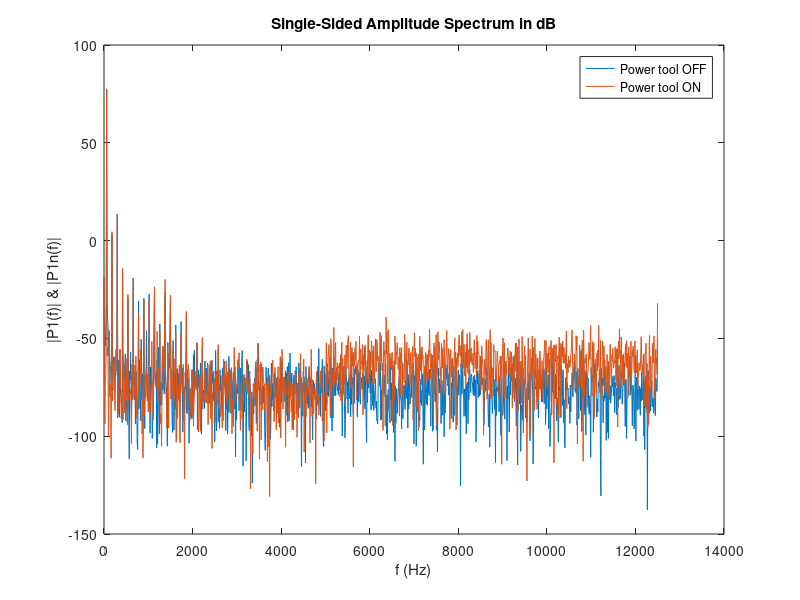
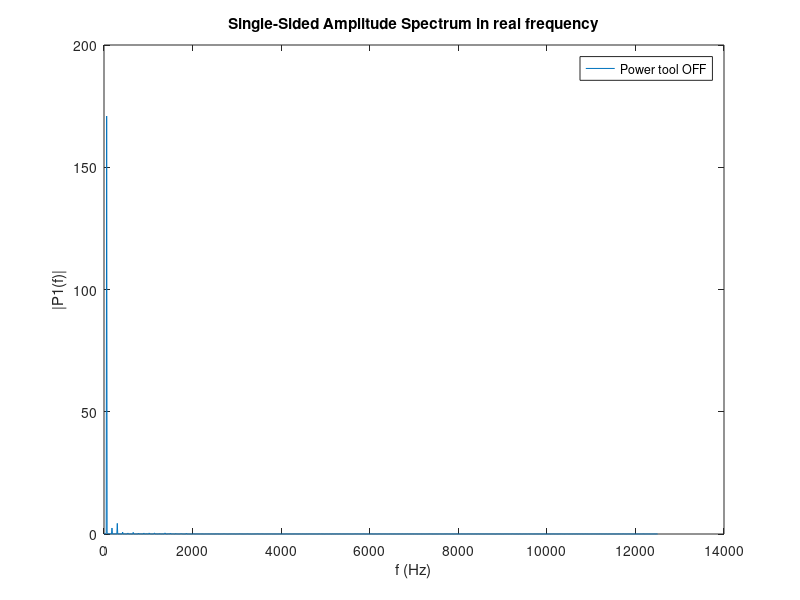

MATLAB code to generate these figures, in order: (Note: this script raises an error after producing the figures.)
close all
clear all
clc


load("ACsig.mat");


%plot signal in dB domain for observation

Fs = 25000;           % Sampling frequency                    
T = 1/Fs;             % Sampling period       
L = 2500;             % Length of signal in samples index


Y = fft(x);
P2 = 20*log10(abs(Y/L));  %y-axis in dB
P1 = P2(1:L/2+1);
P1(2:end-1) = 2*P1(2:end-1);


Yn = fft(xn);
P2n = 20*log10(abs(Yn/L));  %y-axis in dB
P1n = P2n(1:L/2+1);
P1n(2:end-1) = 2*P1n(2:end-1);


figure;
f = Fs*(0:(L/2))/L;
plot(f,P1,f,P1n);
title('Single-Sided Amplitude Spectrum in dB');
xlabel('f (Hz)');
ylabel('|P1(f)| & |P1n(f)|');
legend('Power tool OFF','Power tool ON');


%plot signal in frequency y-axis Hz value for finding dominant real freq

Y_freq = fft(x);
P2_freq = abs(Y_freq/L);  
P1_freq = P2_freq(1:L/2+1);
P1_freq(2:end-1) = 2*P1_freq(2:end-1);


figure;
plot(f,P1_freq);
title('Single-Sided Amplitude Spectrum in real frequency');
xlabel('f (Hz)');
ylabel('|P1(f)|');
legend('Power tool OFF');


% filtered signals

P1f = lowpass(P1,60,25000);
P1nf = lowpass(P1n,60,25000);


figure;
plot(f,P1f,f,P1nf);
title('Filtered Single-Sided Amplitude Spectrum');
xlabel('f (Hz)');
ylabel('Filtered |P1(f)| & |P1n(f)|');
legend('Power tool OFF','Power tool ON');